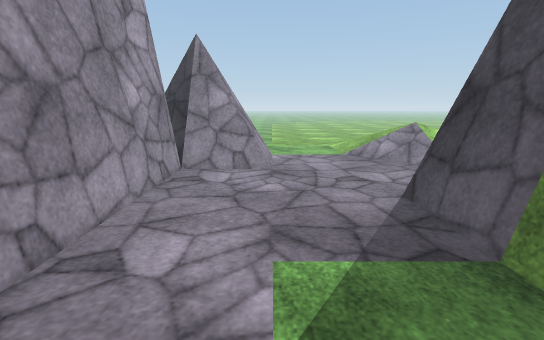
View 1 (above)

16 first-person views from a walk through a scene from a Unity 3-D project. The camera is 1.3 m above the floor, tilts 12° down and sees 85° across. The floor is counted in squares, 0.5 m on a side. Each view is taken from the middle of a square. On the plan, view 1 faces up. The plan holds only what a view shows up to about 19 squares ahead; the rest is blank. The place goes on beyond the plan. Some trees and plants on the terrain are drawn as simple stand-ins. The player character is not drawn. Surface patterns are stand-ins for the level's own textures.

View 2
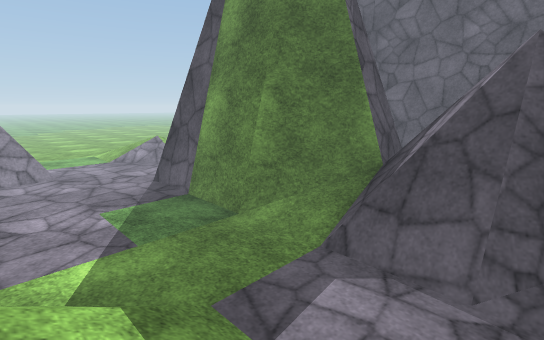

View 3
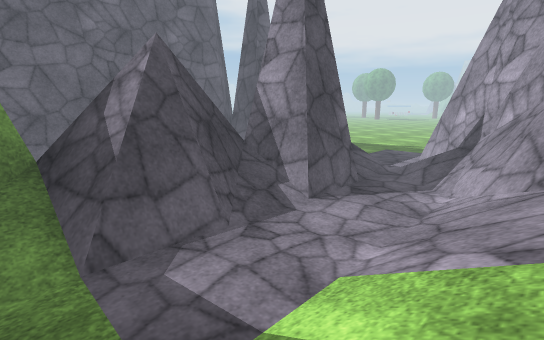

View 4
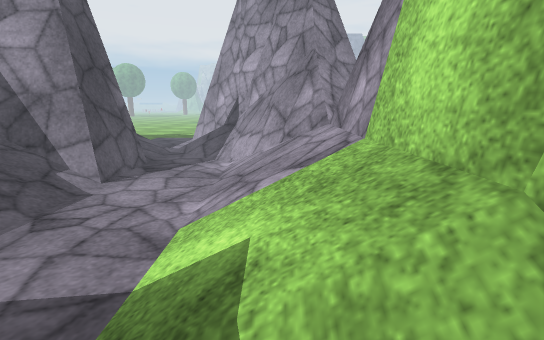

View 5
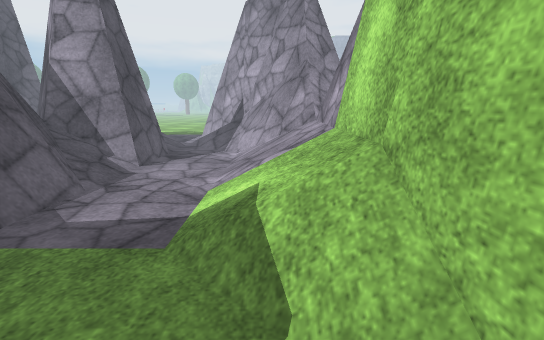

View 6
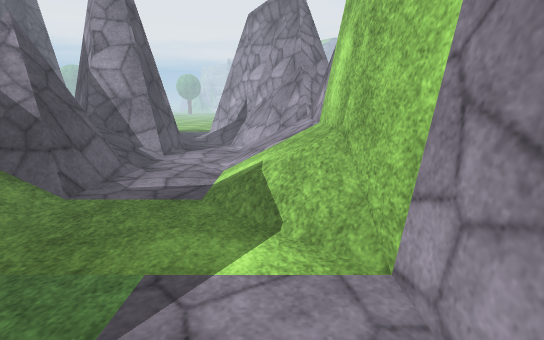

View 7
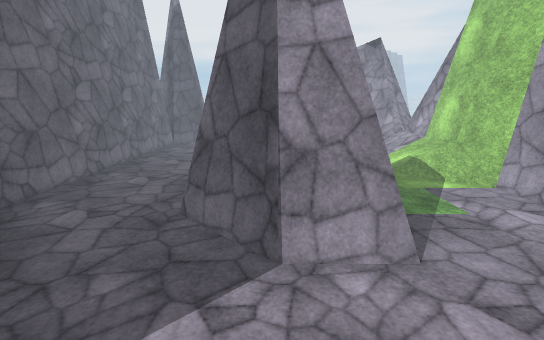

View 8
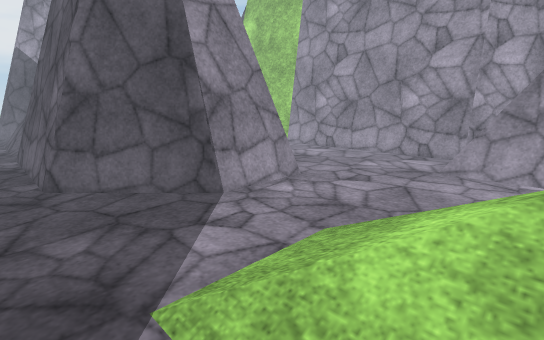

View 9
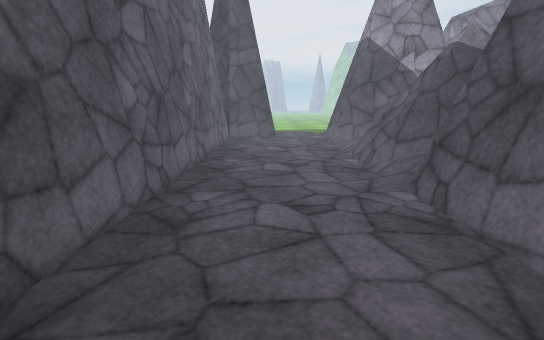

View 10
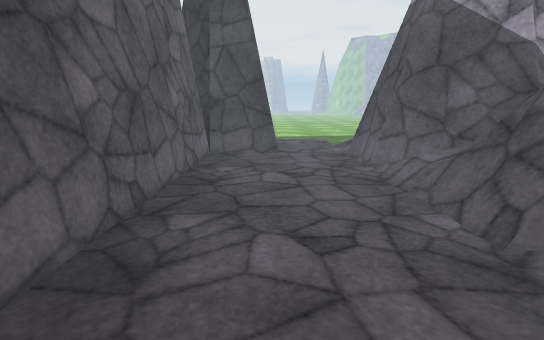

View 11
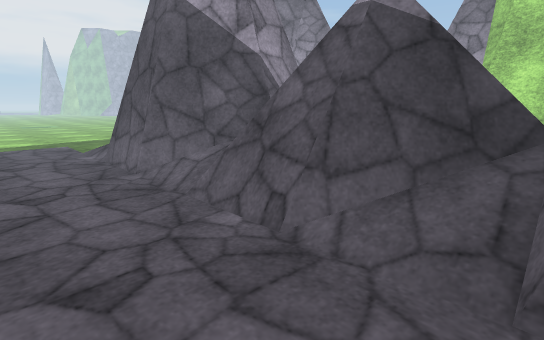

View 12
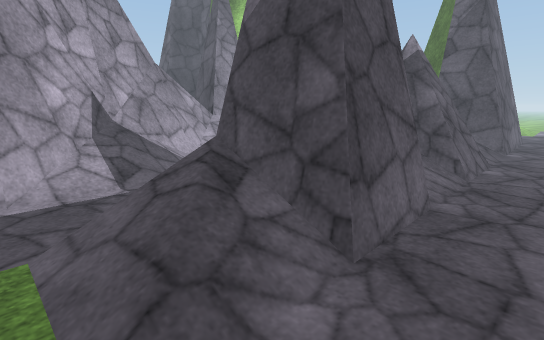

View 13
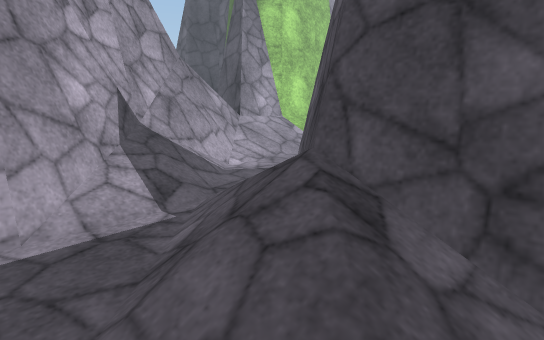

View 14
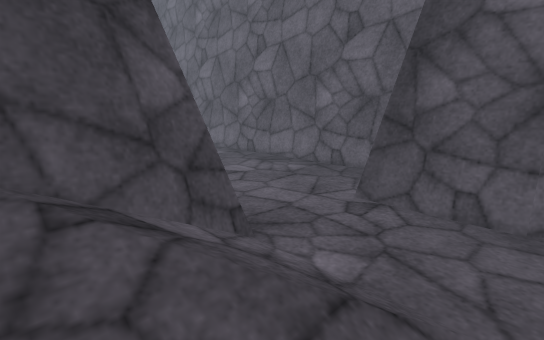

View 15
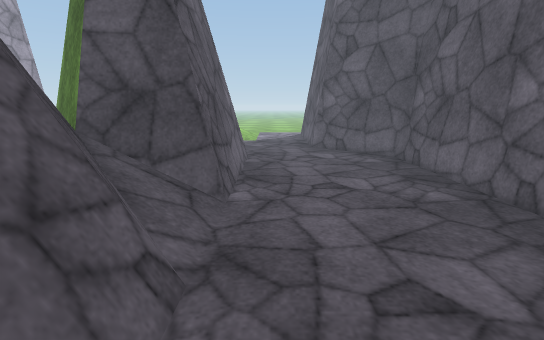

View 16
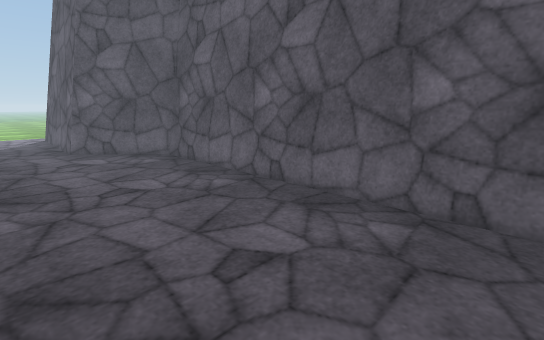

### Floor plan
Key: @ floor where view 1 was taken; # wall or solid block; . main floor; : floor 0.25 m higher than the main floor; + floor 0.5 m higher than the main floor; * floor 0.75 m higher than the main floor; / step, stairs or slope; = window, fence, low wall or low ledge; ^ raised ledge.
Columns run from 5 left of view 1 to 20 right of it. Each row starts with its distance up from view 1.
 18      ...../+
 17     =.....///
 16    ##.....///*//  .
 15     #......//////
 14  #####....../////
 13  #===#.......///....
 12  #...................#
 11  #...................#
 10  #...................#
  9  #.......  ..........#
  8  #.......=####.......##
  7  #.......=#  ##.......##
  6  #.......=#   ##.......##
  5  #.......=#    ##.......##
  4  #.......=#     #........#
  3  #.......=#     #........#
  2  #.......=#     #........#
  1  #.......=#     #........#
  0  #...@....##    #........#
 -1  #/.......:##   #........#
 -2  #//....../+######.......#
 -3  #///...../+=====#.......#
 -4  #*//....#====#+/........#
 -5  #*//....######+:........#
 -6 ##*//.....#######........#
 -7 ##*//.....######=........#
 -8 #=*//.....=^####=........#
 -9 #=///.....:=^###=........#
-10 #=///...../+=====........#
-11  =*//....=====#+/........#
-12  ==+/....=#####+/........#
-13  ##=:....=#  ###:........#
-14  ###=....=#   ###........#
-15  ###^#...=#    ##........#
-16   ##^#/...###   #........#
-17    #^#//..:##   #........#
-18    ###///./+#####........#
-19     ##*//.////*#=....#####
-20     ###+/..///*//....#####
-21      ###:.../////....#
-22       ###....///:....#
-23         #=...........#

Where each view was taken, in squares from view 1:
view 1: 0 up, 0 right, facing up
view 2: 8 down, 3 left, facing up-right
view 3: 2 down, 3 left, facing down-right
view 4: 1 down, 2 left, facing down
view 5: 2 up, 2 left, facing down
view 6: 5 up, 2 left, facing down
view 7: 16 up, 8 right, facing down
view 8: 16 up, 13 right, facing down-left
view 9: 6 up, 16 right, facing down
view 10: 2 down, 16 right, facing down
view 11: 3 down, 16 right, facing down-left
view 12: 23 down, 14 right, facing up-left
view 13: 23 down, 11 right, facing up-left
view 14: 23 down, 8 right, facing up-right
view 15: 11 down, 13 right, facing up
view 16: 11 down, 12 right, facing up-right
